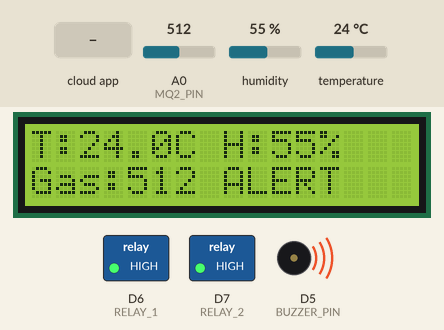
This sketch was run on a simulated ESP8266 (NodeMCU). On the bench: 16×2 character LCD, switched loads named in the sketch (green lamp = pin HIGH), buzzer (waves = sounding, pin HIGH). Inputs (shaded band) come from the test bench; at power-on: A0 (MQ2_PIN) = 512, temperature 24 °C, humidity 55 %. What the sketch prints to the serial monitor is not drawn.

Above: at 9.8 s.
9.9 s: A0 (MQ2_PIN) set to 493
At 11.5 s:
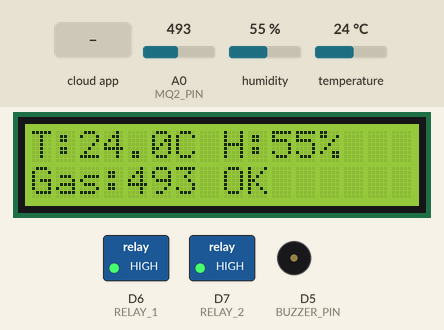
12.4 s: the phone or cloud app sets relay1 to ON
At 12.8 s:
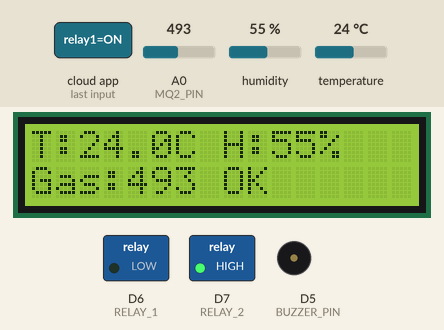
13.9 s: temperature set to 39 °C
At 15.6 s:
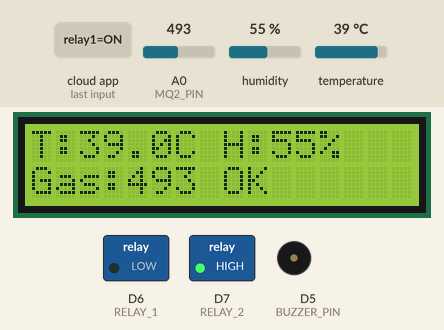
16.5 s: temperature set to 42 °C
At 18.2 s:
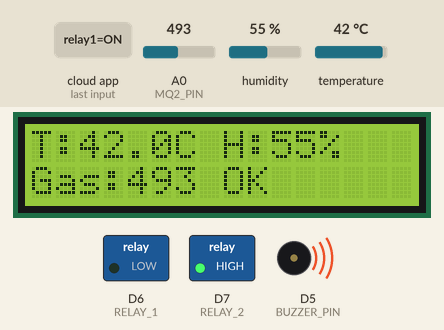
18.6 s: the phone or cloud app sets relay2 to 1
At 19.6 s:
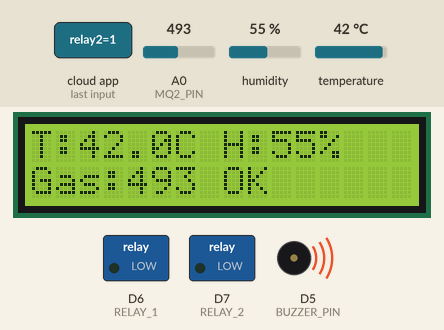
20.1 s: A0 (MQ2_PIN) set to 510
At 26.0 s:
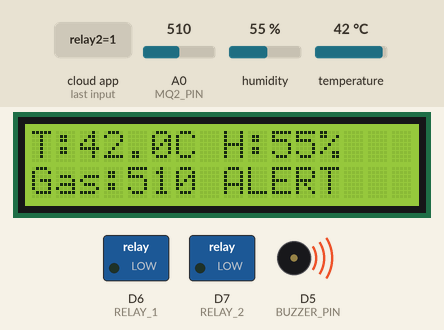
Timing chart, 0 to 26.3 s (numbered marks = the images above; inputs shaded):
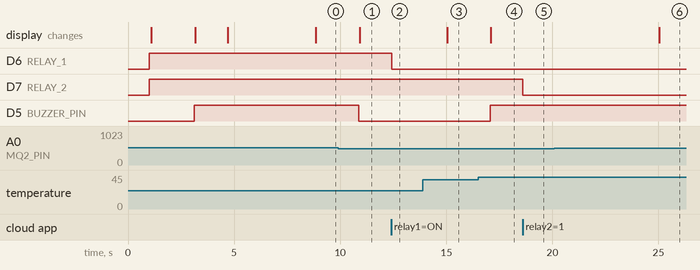

The sketch:

HOME_AUTOMATION_USING_DHT_MQ_BUZZER.ino
```cpp
#include "AdafruitIO_WiFi.h"
#include <DHT.h>
#include <Wire.h>
#include <LiquidCrystal_I2C.h>

// ==========================
// WiFi Details
// ==========================
#define WIFI_SSID   "homeiot"
#define WIFI_PASS   "homeiot123"

// ==========================
// Adafruit IO Details
// IMPORTANT: regenerate your IO key because you shared it
// ==========================
#define IO_USERNAME "home160626"
#define IO_KEY      "aio_kCOX57N0Kl9htQvHo8ZqKXO0Rxqh"

AdafruitIO_WiFi io(IO_USERNAME, IO_KEY, WIFI_SSID, WIFI_PASS);

// ==========================
// Adafruit IO Feeds
// ==========================
AdafruitIO_Feed *relay1Feed = io.feed("relay1");
AdafruitIO_Feed *relay2Feed = io.feed("relay2");
AdafruitIO_Feed *temperatureFeed = io.feed("temperature");
AdafruitIO_Feed *humidityFeed = io.feed("humidity");
AdafruitIO_Feed *gasFeed = io.feed("gas-value");
AdafruitIO_Feed *gasAlertFeed = io.feed("gas-alert");

// ==========================
// NodeMCU Pin Setup
// ==========================
// D1 = GPIO5  LCD SCL
// D2 = GPIO4  LCD SDA
// D4 = GPIO2  DHT11
// D5 = GPIO14 Buzzer
// D6 = GPIO12 Relay 1
// D7 = GPIO13 Relay 2
// A0 = MQ-2 Analog

#define DHT_PIN       D4
#define DHT_TYPE      DHT11

#define MQ2_PIN       A0
#define BUZZER_PIN    D5

#define RELAY_1       D6
#define RELAY_2       D7

// ==========================
// Objects
// ==========================
DHT dht(DHT_PIN, DHT_TYPE);
LiquidCrystal_I2C lcd(0x27, 16, 2);

// ==========================
// Settings
// ==========================
int gasLimit = 500;
float tempLimit = 40.0;

bool relay1State = false;
bool relay2State = false;

float temperature = 0;
float humidity = 0;
int gasValue = 0;
bool gasAlert = false;
bool tempAlert = false;

// Read sensor every 2 seconds
unsigned long lastSensorRead = 0;
const unsigned long sensorInterval = 2000;

// Send to Adafruit IO every 20 seconds
unsigned long lastAdafruitSend = 0;
const unsigned long adafruitSendInterval = 20000;

// ==========================
// Relay Function
// Active LOW relay module
// ==========================
void setRelay(int relayPin, bool state) {
  digitalWrite(relayPin, state ? LOW : HIGH);
}

// ==========================
// Relay 1 Callback
// ==========================
void handleRelay1(AdafruitIO_Data *data) {
  String value = data->toString();
  value.toUpperCase();

  Serial.print("Relay 1 Command: ");
  Serial.println(value);

  if (value == "ON" || value == "1" || value == "HIGH") {
    relay1State = true;
  } else {
    relay1State = false;
  }

  setRelay(RELAY_1, relay1State);
}

// ==========================
// Relay 2 Callback
// ==========================
void handleRelay2(AdafruitIO_Data *data) {
  String value = data->toString();
  value.toUpperCase();

  Serial.print("Relay 2 Command: ");
  Serial.println(value);

  if (value == "ON" || value == "1" || value == "HIGH") {
    relay2State = true;
  } else {
    relay2State = false;
  }

  setRelay(RELAY_2, relay2State);
}

// ==========================
// LCD Update
// ==========================
void updateLCD() {
  lcd.clear();

  lcd.setCursor(0, 0);
  lcd.print("T:");
  lcd.print(temperature, 1);
  lcd.print("C H:");
  lcd.print(humidity, 0);
  lcd.print("%");

  lcd.setCursor(0, 1);
  lcd.print("Gas:");
  lcd.print(gasValue);

  if (gasAlert) {
    lcd.print(" ALERT");
  } else {
    lcd.print(" OK");
  }
}

// ==========================
// Read Sensor Data
// ==========================
void readSensorsOnly() {
  float t = dht.readTemperature();
  float h = dht.readHumidity();
  int g = analogRead(MQ2_PIN);

  Serial.println();
  Serial.println("========== SENSOR DATA ==========");

  if (isnan(t) || isnan(h)) {
    Serial.println("DHT11 Sensor Error");
    Serial.println("Check DHT VCC, GND, DATA pin, and 10K pull-up resistor");

    lcd.clear();
    lcd.setCursor(0, 0);
    lcd.print("DHT11 Error");
    lcd.setCursor(0, 1);
    lcd.print("Check Wiring");

    return;
  }

  temperature = t;
  humidity = h;
  gasValue = g;

  gasAlert = gasValue > gasLimit;
  tempAlert = temperature > tempLimit;

  if (gasAlert || tempAlert) {
    digitalWrite(BUZZER_PIN, HIGH);
  } else {
    digitalWrite(BUZZER_PIN, LOW);
  }

  Serial.print("Temperature: ");
  Serial.print(temperature);
  Serial.println(" C");

  Serial.print("Humidity: ");
  Serial.print(humidity);
  Serial.println(" %");

  Serial.print("MQ-2 Gas Value: ");
  Serial.println(gasValue);

  Serial.print("Gas Alert: ");
  Serial.println(gasAlert ? "YES" : "NO");

  Serial.print("Relay 1: ");
  Serial.println(relay1State ? "ON" : "OFF");

  Serial.print("Relay 2: ");
  Serial.println(relay2State ? "ON" : "OFF");

  updateLCD();
}

// ==========================
// Send Data to Adafruit IO
// ==========================
void sendToAdafruitIO() {
  Serial.println("Sending data to Adafruit IO...");

  temperatureFeed->save(temperature);
  delay(1200);

  humidityFeed->save(humidity);
  delay(1200);

  gasFeed->save(gasValue);
  delay(1200);

  gasAlertFeed->save(gasAlert ? "GAS DETECTED" : "NORMAL");
  delay(1200);

  Serial.println("Adafruit IO data sent");
}

// ==========================
// Setup
// ==========================
void setup() {
  Serial.begin(115200);
  delay(1000);

  pinMode(RELAY_1, OUTPUT);
  pinMode(RELAY_2, OUTPUT);
  pinMode(BUZZER_PIN, OUTPUT);

  digitalWrite(RELAY_1, HIGH);
  digitalWrite(RELAY_2, HIGH);
  digitalWrite(BUZZER_PIN, LOW);

  dht.begin();

  Wire.begin(D2, D1);   // SDA = D2, SCL = D1

  lcd.init();
  lcd.backlight();

  lcd.setCursor(0, 0);
  lcd.print("Home Automation");
  lcd.setCursor(0, 1);
  lcd.print("Starting...");

  delay(2000);

  // First sensor read before cloud connection
  readSensorsOnly();

  lcd.clear();
  lcd.setCursor(0, 0);
  lcd.print("Connecting");
  lcd.setCursor(0, 1);
  lcd.print("Adafruit IO");

  relay1Feed->onMessage(handleRelay1);
  relay2Feed->onMessage(handleRelay2);

  Serial.print("Connecting to Adafruit IO");

  io.connect();

  while (io.status() < AIO_CONNECTED) {
    Serial.print(".");
    delay(500);
  }

  Serial.println();
  Serial.println("Adafruit IO Connected");

  lcd.clear();
  lcd.setCursor(0, 0);
  lcd.print("Adafruit IO");
  lcd.setCursor(0, 1);
  lcd.print("Connected");

  delay(2000);

  relay1Feed->get();
  delay(1000);
  relay2Feed->get();
  delay(1000);
}

// ==========================
// Loop
// ==========================
void loop() {
  io.run();

  if (millis() - lastSensorRead >= sensorInterval) {
    lastSensorRead = millis();
    readSensorsOnly();
  }

  if (millis() - lastAdafruitSend >= adafruitSendInterval) {
    lastAdafruitSend = millis();
    sendToAdafruitIO();
  }
}
```

Measured:
- the behaviour switches between 501 and 500 on A0 (MQ2_PIN) (found by bisection; images 0 and 1)
- the behaviour switches between 40 and 41 °C on temperature (found by bisection; images 3 and 4)
- after the input at 9.9 s, D5 (BUZZER_PIN): HIGH → LOW after 0.99 s; the display: changes after 1.0 s (image 1)
- after the input at 12.4 s, D6 (RELAY_1): HIGH → LOW at once
- after the input at 13.9 s, the display: changes after 1.1 s (image 3)
- after the input at 16.5 s, D5 (BUZZER_PIN): LOW → HIGH after 0.58 s; the display: changes after 0.61 s (image 4)
- after the input at 18.6 s, D7 (RELAY_2): HIGH → LOW at once
- after the input at 20.1 s, the display: changes after 4.9 s (image 6)
